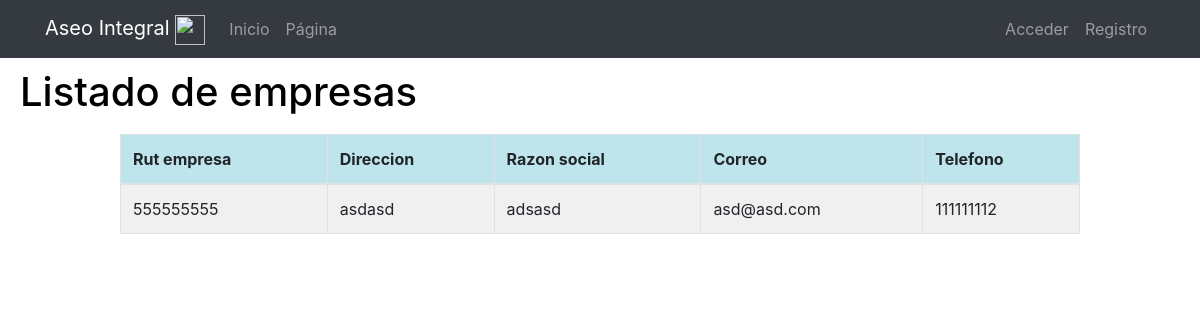
The app's page /listar_empresa with its own data.
### core/models.py (models this page shows, shortened)
class Empresa(models.Model):
    rutEmpresa = models.IntegerField(primary_key=True)
    direccion = models.CharField(max_length=100)
    razonSocial = models.CharField(max_length=100)
    correo = models.EmailField(max_length=200)
    telefono = models.IntegerField()
    objects = models.Manager()

### core/views.py (the view)
# urls.py: path('listar_empresa', listarEmpresa, name='listarEmpresa'),
def listarEmpresa(request):
    em = Empresa.objects.all()
    return render(request, 'core/listarempresa.html', {'empresas': em})

### core/templates/core/listarempresa.html (shortened to what this page needs)
{% extends 'core/base.html' %}
{% block content %}
    {% load static %}
    <link rel="stylesheet" href="static/core/css/style.css">
    <h1 id="titTabla">Listado de empresas</h1>
    <div id=divListar class="table-responsive">
        <table class="table table-striped table-light table-bordered table-hover ">
            <thead class="table-info">
                <tr>
                <th>Rut empresa</th>
                <th>Direccion</th>
                <th>Razon social</th>
                <th>Correo</th>
                <th>Telefono</th>
            </tr>
            </thead>
            {%for e in empresas%}
            <tr>
                <td>{{e.rutEmpresa}}</td>
                <td>{{e.direccion}}</td>
                <td>{{e.razonSocial}}</td>
                <td>{{e.correo}}</td>
                <td>{{e.telefono}}</td>
            </tr>
            {%endfor%}
        </table>
    </div>
{%endblock%}

### core/static/core/css/main.css (style rules this page uses)
:root { --jumbotron-padding-y: 3rem; }

### core/static/core/css/style.css (style rules this page uses)
#divListar { width: 80%; margin: 0 auto; }
#titTabla { color:black; padding: 10px; padding-left: 20px; }

### records on screen
Empresa: rutEmpresa "555555555", direccion "asdasd", razonSocial "adsasd", correo "asd@asd.com", telefono "111111112"
